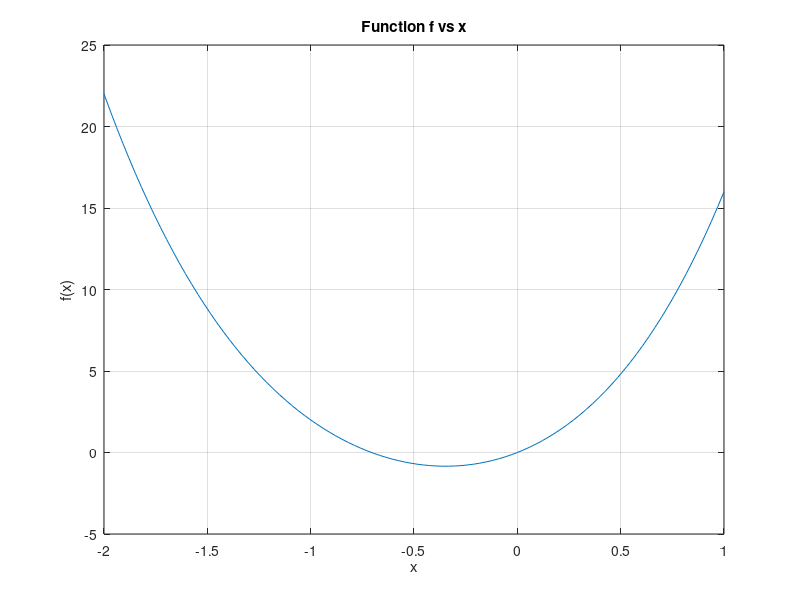

Write the MATLAB code that produced this figure.
%% Applied Computational Methods (MET 4076) Summer 2018:
% Lab Assignment 6, Problem 4 (Sayali Kedari)

%% Problem Description: Determine the 

function [x,fx,ea,iter]=lab6_prob4SRK(f,xl,xu,es,maxit)
% goldmin: minimization golden section search
% [x,fx,ea,iter]=goldmin(f,xl,xu,es,maxit,p1,p2,...):
% uses golden section search to find the minimum of f
% input:
% f = name of function
% xl, xu = lower and upper guesses
% es = desired relative error (default = 0.0001%)
% maxit = maximum allowable iterations (default = 50)
% output:
% x = location of minimum
% fx = minimum function value
% ea = approximate relative error (%)
% iter = number of iterations
% varargin = [w0,E,I,L];
if nargin<4
    f = @(x) (x.^4 + 2*x.^3 + 8.*x.^2 + 5.*x);
    xl = -2;
    xu = 1;
end
if nargin<5||isempty(es), es=0.01;end
if nargin<6||isempty(maxit), maxit=50;end

%% plot
figure(1)
x=linspace(-2,1);
plot(x,f(x))
title('Function f vs x');
xlabel('x');
ylabel('f(x)');
grid

%% fminbd
options = optimset('display','iter');
[xmax,fval]=fminbnd(@(x) (x.^4 + 2*x.^3 + 8.*x.^2 + 5.*x),xl,xu,options);
fprintf('The point of maximum deflection by fminbd are %10.4e\n',xmax);
fprintf('The value of maximum deflection by fminbd are %10.4e\n',fval);

phi=(1+sqrt(5))/2;
iter=0;
%iteration
while(1)
    d = (phi-1)*(xu - xl);
    x1 = xl + d;
    x2 = xu - d;
    if f(x1) < f(x2)
        xopt = x1;
        xl = x2;
    else
        xopt = x2;
        xu = x1;
    end
    iter=iter+1;
    if xopt~=0, ea = (2 - phi) * abs((xu - xl) / xopt) * 100;end
    if ea <= es || iter >= maxit,break,end
end
x=xopt;fx=f(xopt);

fprintf('The point of minima by golden-section method are %10.4e\n',xopt);
fprintf('The value of minima by golden-section method are %10.4e\n',fx);
fprintf('The approximate relative error value is %10.8f\n',ea);
end